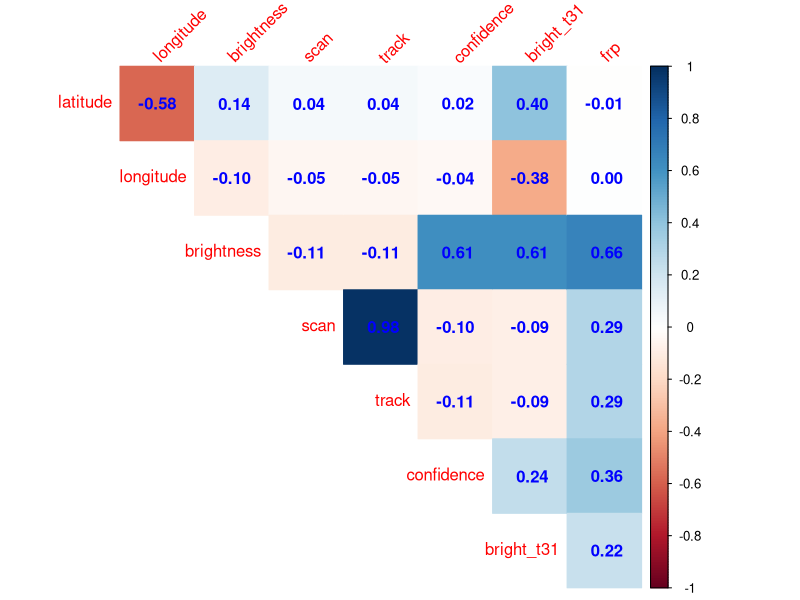
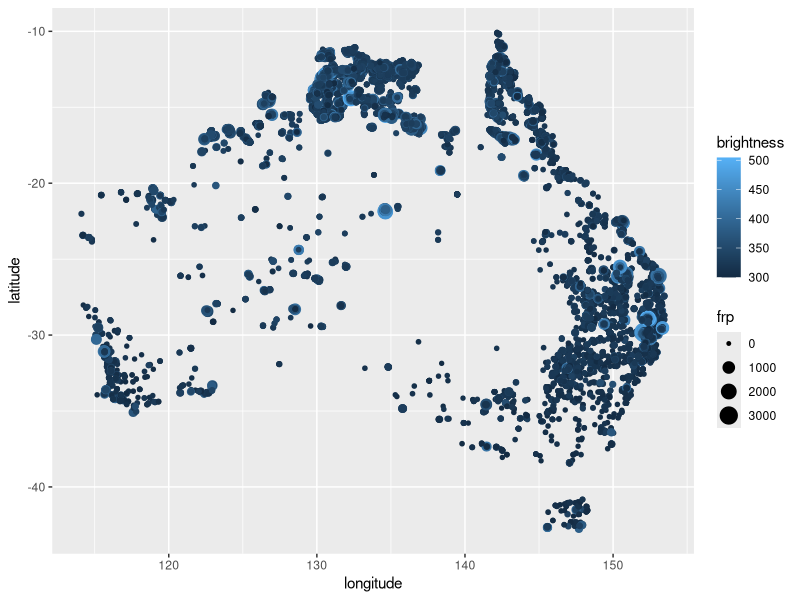

Source code (R) for these figures, in order:
## ---- chunk 1
knitr::opts_chunk$set(echo = TRUE)
library(tidyverse)
if (!requireNamespace("corrplot")) install.packages("corrplot")
library(corrplot)

## ---- chunk 2
## Load the dataset
wildfire_data <- read_csv("../data/fire_archive_M6_96619.csv")

## Drop the non-numeric variable colums
wildfire_correlations <-
  wildfire_data %>%
    select(-acq_date, -acq_time, -satellite, -instrument, -daynight, -type, -version)
## ---- chunk 3
# Convert the numeric colums to 'double' type
wildfire_correlations[1:8] <- sapply(wildfire_correlations[1:8], as.double)
wildfire_correlations <- cor(wildfire_correlations[1:8])

wildfire_correlations <- round(wildfire_correlations,2)
corrplot(wildfire_correlations, 
         type="upper", 
         method="color", 
         tl.srt=45,
         addCoef.col = "blue",
         diag = FALSE)
## ---- chunk 4
Map_data <- wildfire_data %>%
  select(latitude, longitude, frp, brightness) 


ggplot() + 
  geom_point(data=Map_data,aes(x=longitude,y=latitude, size = frp, color=brightness)) 

